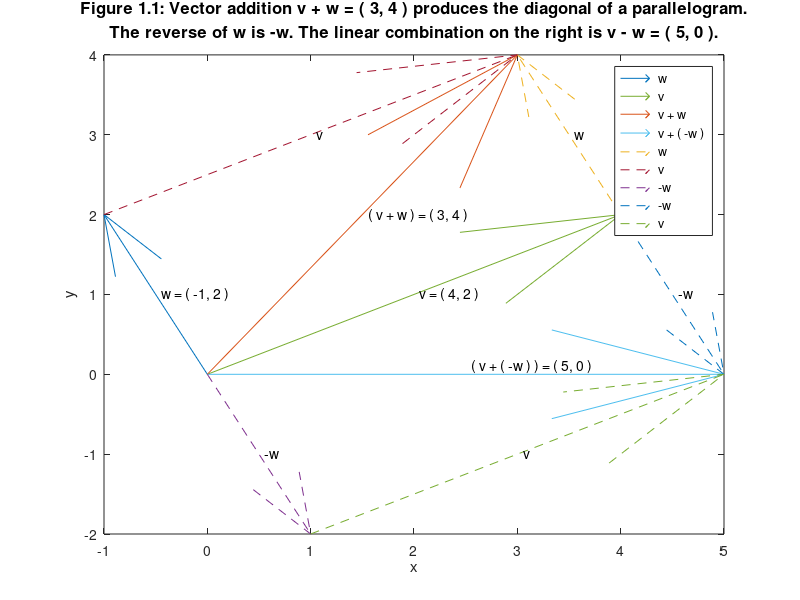

This figure's MATLAB source:
v = [ 1 ; 1 ]
w = [ 2 ; 3 ]
3 * v + 5 * w

w = [ -1 ; 2 ]
v = [ 4 ; 2 ]
v + w


quiver( 0, 0, -1, 2, 1)
text( -0.5, 1, '  w = ( -1, 2 ) ' );

hold
quiver( 0, 0, 4, 2, 1 )
text( 2, 1, '  v = ( 4, 2 ) ');

quiver( 0, 0, 3, 4, 1 )
text( 1.5, 2, '  ( v + w ) = ( 3, 4 )');
% text( 1.5, 2, '\fontsize{18} ( v + w ) = ( 3, 4 )');

quiver( 0, 0, 5, 0, 1 )
text( 2.5, 0.1, '  ( v + ( -w ) ) = ( 5, 0 )');


quiver( 4, 2, -1, 2, 1, '--' )
text( 3.5, 3, '  w ');


quiver( -1, 2, 4, 2, 1, '--' )
text( 1, 3, '  v ');

quiver( 0, 0, 1, -2, 1, '--' )
text( 0.5, -1, '  -w ');

quiver( 4, 2, 1, -2, 1, '--' )
text( 4.5, 1, '  -w ');

quiver( 1, -2, 4, 2, 1, '--' )
text( 3, -1, '  v ');

title({'Figure 1.1: Vector addition v + w = ( 3, 4 ) produces the diagonal of a parallelogram.';...
    'The reverse of w is -w. The linear combination on the right is v - w = ( 5, 0 ).'},'FontSize',12);
xlabel('x'); ylabel('y');
legend(' w ', ' v ', ' v + w ', ' v + ( -w ) ', ' w ', ' v ', ' -w ', ' -w ', ' v ' )  
     

% t=[0,2,4,6,8];
% y1=[0,0.075,0.135,0.1875,0.255];
% y2=[0,0.0625,0.125,0.25,0.5];
% y3=[0,0.0125,0.025,0.05,0.1];
% y4=[0.01,0.01,0.01,0.01,0.01];
% subplot(2,2,1),plot(t,y1),title('line1');
% subplot(2,2,2),plot(t,y2),title('line2');
% subplot(2,2,3),plot(t,y3),title('line3');
% subplot(2,2,4),plot(t,y4),title('line4');

% 
% x=[0 0 0 0];
% y=x;
% u=[1 -1 0 0];
% v=[0 0 1 -1];
% quiver(x,y,u,v)